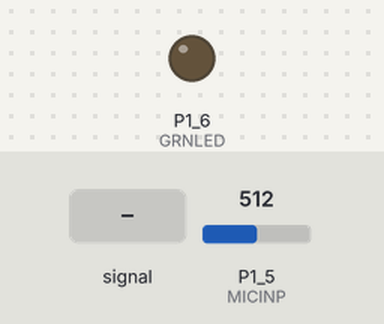
Recording of a sketch running on a simulated TI MSP430 LaunchPad. Parts: output pins drawn as LEDs (lit = HIGH). Inputs (shaded band) come from the test bench; at power-on: P1_5 (MICINP) = 512. What the sketch prints to the serial monitor is not drawn.

Above: at 1.2 s.
1.3 s: P1_5 (MICINP) fed a 200 Hz sine of ±81 counts around its level
At 1.57 s:
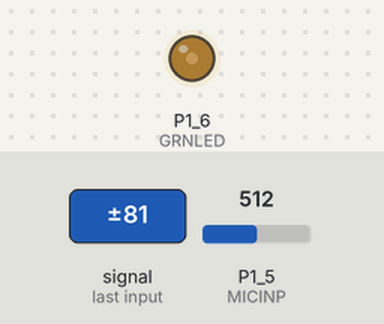
4.3 s: P1_5 (MICINP) set to 716
At 5.4 s:
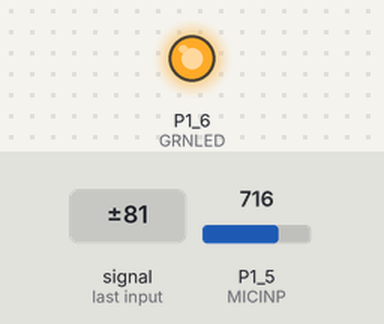
5.8 s: P1_5 (MICINP) fed a 1000 Hz sine of ±255 counts around its level
At 6.71 s:
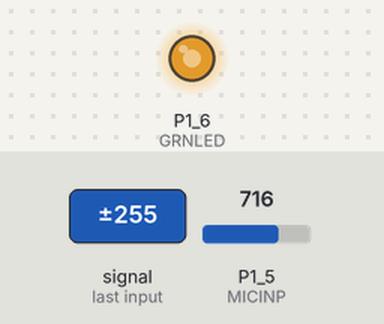
8.8 s: P1_5 (MICINP) set to 900
10.3 s: P1_5 (MICINP) set to 568
11.8 s: P1_5 (MICINP) set to 550
At 12.9 s:
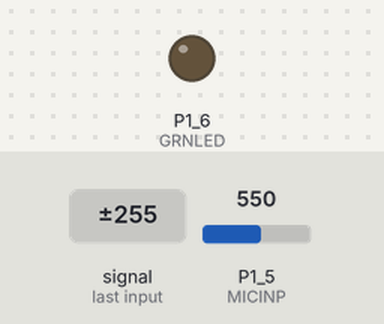
Timing chart, 0 to 14.3 s (numbered marks = the images above; inputs shaded):
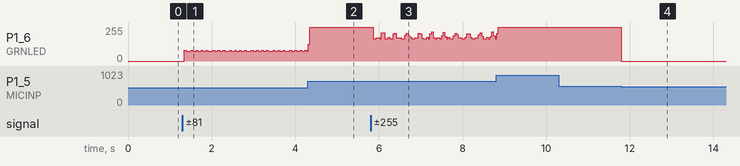

The sketch:

sketch_analog_read.ino
```cpp
//***************************************************************************************
//  Description; the MSP430 reads the output of the microphone circuit at P1.5 and
//	decides whether or not to flash on an LED based on the sound level
//***************************************************************************************

int MICINP = A5;   // set MICINP as P1.5 alias
int GRNLED = P1_6; // set GRNLED as P1.6 alias

void setup()
{
  // start the serial monitor
  Serial.begin(9600);

  // set GRNLED as output pin
  pinMode(GRNLED, OUTPUT);

  Serial.println("Setup complete!");
}

void loop()
{
  int value;				   // declare variable value to store result of analogRead
  value = analogRead(MICINP);  // get the voltage from the microphone
  Serial.println(value);       // write digitized value to serial monitor

  if (value >= 560)            // if digitized value is above 560,
  {
    digitalWrite(GRNLED, HIGH);// turn on the LED...
  }
  else
  {
	digitalWrite(GRNLED, LOW); // ...else turn off the LED
  }

  delay(1);                    // delay in between reads for stability

}
```

Measured:
- the behaviour switches between 560 and 559 on P1_5 (MICINP) (found by bisection; images 3 and 4)
- after the input at 1.3 s, P1_6 (GRNLED): 0/255 → 82/255 after 0.05 s, then moves between 74/255 and 82/255, repeating every 1.4 s
- after the input at 11.8 s, P1_6 (GRNLED): 255/255 → 0/255 at once
